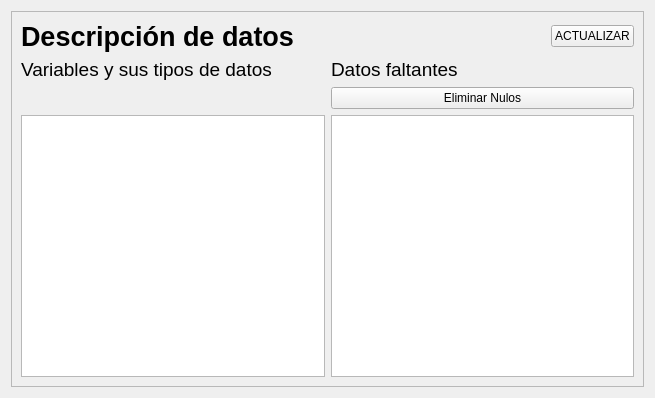
<?xml version="1.0" encoding="UTF-8"?>
<ui version="4.0">
 <class>Form</class>
 <widget class="QWidget" name="Form">
  <property name="geometry">
   <rect>
    <x>0</x>
    <y>0</y>
    <width>655</width>
    <height>398</height>
   </rect>
  </property>
  <property name="minimumSize">
   <size>
    <width>400</width>
    <height>398</height>
   </size>
  </property>
  <property name="windowTitle">
   <string>Form</string>
  </property>
  <layout class="QHBoxLayout" name="horizontalLayout">
   <item>
    <widget class="QFrame" name="frame">
     <property name="frameShape">
      <enum>QFrame::StyledPanel</enum>
     </property>
     <property name="frameShadow">
      <enum>QFrame::Raised</enum>
     </property>
     <layout class="QGridLayout" name="gridLayout_2">
      <item row="1" column="0">
       <layout class="QGridLayout" name="gridLayout">
        <item row="0" column="1">
         <widget class="QLabel" name="label_3">
          <property name="font">
           <font>
            <pointsize>14</pointsize>
            <kerning>true</kerning>
           </font>
          </property>
          <property name="text">
           <string>Datos faltantes</string>
          </property>
         </widget>
        </item>
        <item row="0" column="0">
         <widget class="QLabel" name="label_2">
          <property name="font">
           <font>
            <pointsize>14</pointsize>
            <kerning>true</kerning>
           </font>
          </property>
          <property name="text">
           <string>Variables y sus tipos de datos</string>
          </property>
         </widget>
        </item>
        <item row="2" column="1">
         <widget class="QTextEdit" name="dnullTextEdit">
          <property name="minimumSize">
           <size>
            <width>0</width>
            <height>150</height>
           </size>
          </property>
          <property name="acceptDrops">
           <bool>false</bool>
          </property>
          <property name="readOnly">
           <bool>true</bool>
          </property>
         </widget>
        </item>
        <item row="2" column="0">
         <widget class="QTextEdit" name="dtypesTextEdit">
          <property name="minimumSize">
           <size>
            <width>0</width>
            <height>150</height>
           </size>
          </property>
          <property name="acceptDrops">
           <bool>false</bool>
          </property>
          <property name="readOnly">
           <bool>true</bool>
          </property>
         </widget>
        </item>
        <item row="1" column="1">
         <widget class="QPushButton" name="eliminarButton">
          <property name="text">
           <string>Eliminar Nulos</string>
          </property>
         </widget>
        </item>
       </layout>
      </item>
      <item row="0" column="0">
       <layout class="QHBoxLayout" name="horizontalLayout_2">
        <item>
         <widget class="QLabel" name="label">
          <property name="font">
           <font>
            <pointsize>20</pointsize>
            <weight>75</weight>
            <bold>true</bold>
            <kerning>true</kerning>
           </font>
          </property>
          <property name="text">
           <string>Descripción de datos</string>
          </property>
          <property name="alignment">
           <set>Qt::AlignCenter</set>
          </property>
         </widget>
        </item>
        <item>
         <spacer name="horizontalSpacer">
          <property name="orientation">
           <enum>Qt::Horizontal</enum>
          </property>
          <property name="sizeHint" stdset="0">
           <size>
            <width>40</width>
            <height>20</height>
           </size>
          </property>
         </spacer>
        </item>
        <item>
         <widget class="QPushButton" name="actualizarButton">
          <property name="text">
           <string>ACTUALIZAR</string>
          </property>
         </widget>
        </item>
       </layout>
      </item>
     </layout>
    </widget>
   </item>
  </layout>
 </widget>
 <resources/>
 <connections/>
</ui>
